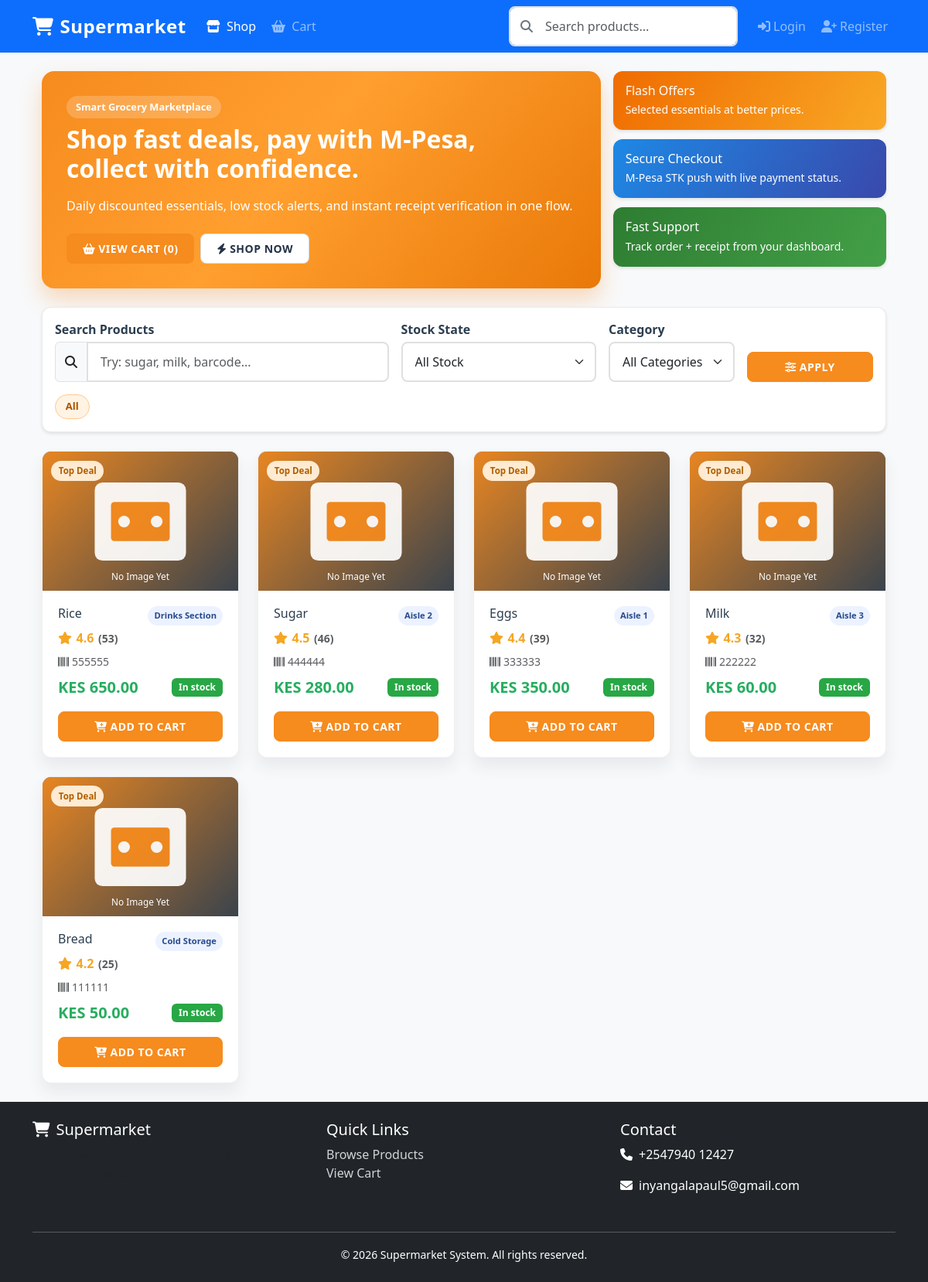
The page / on the database its author committed.
### product/models.py (models this page shows, shortened)
class Product(models.Model):
    name = models.CharField(max_length=255, db_index=True)
    description = models.TextField(blank=True, null=True)
    image = models.ImageField(upload_to="products/", blank=True, null=True)
    category = models.ForeignKey("product.Category", on_delete=models.SET_NULL, null=True, blank=True, related_name="products")
    barcode = models.CharField(max_length=100, unique=True, blank=True, null=True)
    price = models.DecimalField(max_digits=10, decimal_places=2, db_index=True)
    stock = models.PositiveIntegerField(default=0, db_index=True)
    shelf = models.ForeignKey(Shelf, on_delete=models.SET_NULL, null=True, blank=True, related_name="products")
    created_at = models.DateTimeField(auto_now_add=True, db_index=True)
    class Meta:
        indexes = [
            models.Index(fields=["created_at"]),
            models.Index(fields=["price"]),
            models.Index(fields=["stock"]),
            models.Index(fields=["category"]),
        ]

class Shelf(models.Model):
    name = models.CharField(max_length=100, unique=True)
    location = models.CharField(max_length=150, blank=True, null=True)  # e.g., "Aisle 2 - Left"
    description = models.TextField(blank=True, null=True)

### product/views.py (the view)
# urls.py: path("", views.product_list, name="product_list"),
def product_list(request):
    query = request.GET.get("q")
    stock_filter = request.GET.get("stock_filter")
    category = request.GET.get("category")
    products = Product.objects.select_related("shelf").all().order_by("-created_at")
    if query:
        products = products.filter(
            Q(name__icontains=query) |
            Q(barcode__icontains=query) |
            Q(description__icontains=query)
        )
    if category:
        products = products.filter(category_id=category)
    if stock_filter == "in_stock":
        products = products.filter(stock__gt=10)
    elif stock_filter == "low_stock":
        products = products.filter(stock__lte=10, stock__gt=0)
    elif stock_filter == "out_of_stock":
        products = products.filter(stock=0)
    paginator = Paginator(products, 12)
    page_number = request.GET.get("page")
    page_obj = paginator.get_page(page_number)
    for product in page_obj.object_list:
        product.display_rating = round(4.1 + ((product.id % 8) * 0.1), 1)
        product.review_count = 18 + ((product.id * 7) % 260)
        if product.stock <= 3:
            product.deal_tag = "Few Left"
        elif product.stock >= 20:
            product.deal_tag = "Top Deal"
        elif product.price <= 500:
            product.deal_tag = "Daily Deal"
        else:
            product.deal_tag = ""
        if not product.image:
            image_result = UnsplashImageService.get_image_for_product(
                product_name=product.name,
                category_name=(product.category.name if getattr(product, "category", None) else None),
            )
            product.dynamic_image_url = image_result.image_url
    categories = (
        Category.objects.filter(products__isnull=False, is_active=True)
        .distinct()
        .order_by("name")
    )
    return render(
        request,
        "product/product_list.html",
        {
            "products": page_obj,
            "categories": categories,
            "selected_category": category,
        },
    )

### product/context_processors.py (called while the page is built, shortened)
def cart_count(request):
    cart = request.session.get("cart", {})
    total_items = 0
    return {"cart_count": total_items}

### product/services/image_service.py (called while the page is built, shortened)
    @staticmethod
    def _fallback_url():
        return f"{getattr(settings, 'STATIC_URL', '/static/').rstrip('/')}/product/img/fallback-product.svg"

    @classmethod
    def get_image_for_product(cls, product_name, category_name=None, uploaded_url=None):
        if uploaded_url:
            return ImageResult(uploaded_url, "uploaded")
        access_key = getattr(settings, "UNSPLASH_ACCESS_KEY", "").strip()
        if not access_key:
            return ImageResult(cls._fallback_url(), "fallback")

### product/templates/product/product_list.html (shortened to what this page needs)
{% extends "base.html" %}
{% load static %}
{% block content %}
<div class="container marketplace-page">
    <section class="market-hero mb-4">
        <div class="row g-3 align-items-stretch">
            <div class="col-lg-8">
                <div class="market-hero-main h-100">
                    <p class="market-kicker mb-2">Smart Grocery Marketplace</p>
                    <h2 class="mb-3">Shop fast deals, pay with M-Pesa, collect with confidence.</h2>
                    <p class="mb-4">Daily discounted essentials, low stock alerts, and instant receipt verification in one flow.</p>
                    <div class="d-flex flex-wrap gap-2">
                        <a href="{% url 'product:cart' %}" class="btn btn-market-main">
                            <i class="fas fa-shopping-basket me-1"></i>View Cart ({{ cart_count|default:0 }})
                        </a>
                        <a href="#grid-start" class="btn btn-market-ghost">
                            <i class="fas fa-bolt me-1"></i>Shop Now
                        </a>
                    </div>
                </div>
            </div>
            <div class="col-lg-4">
                <div class="market-promo-stack h-100">
                    <div class="promo-card promo-orange">
                        <h6 class="mb-1">Flash Offers</h6>
                        <p class="mb-0 small">Selected essentials at better prices.</p>
                    </div>
                    <div class="promo-card promo-blue">
                        <h6 class="mb-1">Secure Checkout</h6>
                        <p class="mb-0 small">M-Pesa STK push with live payment status.</p>
                    </div>
                    <div class="promo-card promo-green">
                        <h6 class="mb-1">Fast Support</h6>
                        <p class="mb-0 small">Track order + receipt from your dashboard.</p>
                    </div>
                </div>
            </div>
        </div>
    </section>
    <div class="market-toolbar card mb-4">
        <div class="card-body">
            <form method="get" class="row g-3 align-items-end">
                <div class="col-lg-5">
                    <label class="form-label mb-1">Search Products</label>
                    <div class="input-group">
                        <span class="input-group-text"><i class="fas fa-search"></i></span>
                        <input type="text" name="q" class="form-control"
                               placeholder="Try: sugar, milk, barcode..."
                               value="{{ request.GET.q|default:'' }}">
                    </div>
                </div>
                <div class="col-lg-3">
                    <label class="form-label mb-1">Stock State</label>
                    <select name="stock_filter" class="form-select">
                        <option value="">All Stock</option>
                    </select>
                </div>
                <div class="col-lg-2">
                    <label class="form-label mb-1">Category</label>
                    <select name="category" class="form-select">
                        <option value="">All Categories</option>
                    </select>
                </div>
                <div class="col-lg-2">
                    <button type="submit" class="btn btn-market-main w-100">
                        <i class="fas fa-sliders-h me-1"></i>Apply
                    </button>
                </div>
            </form>
            <div class="market-chip-row mt-3">
                <a class="market-chip {% if not selected_category %}active{% endif %}" href="?q={{ request.GET.q|default:'' }}&stock_filter={{ request.GET.stock_filter|default:'' }}">All</a>
            </div>
        </div>
    </div>
    {% if products %}
    <div class="row row-cols-1 row-cols-sm-2 row-cols-lg-3 row-cols-xl-4 g-4" id="grid-start">
        {% for product in products %}
        <div class="col">
            {% include "product/components/product_card.html" with product=product %}
        </div>
        {% endfor %}
    </div>
    {% endif %}
</div>
{% endblock %}

### product/templates/product/components/product_card.html
<article class="product-card market-product-card h-100">
    <div class="product-image">
        {% if product.image %}
        <img src="{{ product.image.url }}" alt="{{ product.name }}" class="product-image-tag" loading="lazy">
        {% elif product.dynamic_image_url %}
        <img src="{{ product.dynamic_image_url }}" alt="{{ product.name }}" class="product-image-tag" loading="lazy">
        {% else %}
        <div class="product-image-fallback">
            <i class="fas fa-box-open"></i>
        </div>
        {% endif %}
        {% if product.deal_tag %}
        <span class="deal-pill">{{ product.deal_tag }}</span>
        {% endif %}
    </div>
    <div class="card-body d-flex flex-column">
        <div class="d-flex justify-content-between align-items-start mb-1">
            <h6 class="card-title mb-0">{{ product.name }}</h6>
            <span class="category-pill">
                {% if product.shelf %}
                    {{ product.shelf.name }}
                {% elif product.category %}
                    {{ product.category.name }}
                {% else %}
                    General
                {% endif %}
            </span>
        </div>
        <div class="rating-row mb-2">
            <i class="fas fa-star"></i>
            <span>{{ product.display_rating }}</span>
            <small class="text-muted">({{ product.review_count }})</small>
        </div>
        <p class="text-muted small mb-2">
            <i class="fas fa-barcode me-1"></i>{{ product.barcode|default:"N/A" }}
        </p>
        <div class="d-flex justify-content-between align-items-center mb-3">
            <span class="product-price">KES {{ product.price|floatformat:2 }}</span>
            {% if product.stock > 10 %}
                <span class="badge badge-in-stock">In stock</span>
            {% elif product.stock > 0 %}
                <span class="badge badge-low-stock">Only {{ product.stock }}</span>
            {% else %}
                <span class="badge badge-out-of-stock">Sold out</span>
            {% endif %}
        </div>
        <div class="mt-auto">
            {% if product.stock > 0 %}
            <button type="button"
                    class="btn btn-market-main w-100"
                    onclick="quickAddToCart({{ product.id }}, '{{ product.name|escapejs }}')">
                <i class="fas fa-cart-plus me-1"></i>Add to Cart
            </button>
            {% else %}
            <button class="btn btn-secondary w-100" disabled>
                <i class="fas fa-ban me-1"></i>Unavailable
            </button>
            {% endif %}
        </div>
    </div>
</article>

### product/static/product/css/styles.css (style rules this page uses)
:root { --primary-color: #2c3e50; --secondary-color: #27ae60; --accent-color: #e74c3c; --market-orange: #f68b1e; --market-orange-deep: #e77908; --light-bg: #f8f9fa; --dark-text: #2c3e50; --light-text: #6c757d; --success-color: #28a745; --warning-color: #ffc107; --danger-color: #dc3545; --info-color: #17a2b8; --shadow-sm: 0 2px 4px rgba(0,0,0,0.1); --shadow-md: 0 4px 8px rgba(0,0,0,0.15); --shadow-lg: 0 8px 16px rgba(0,0,0,0.2); --transition: all 0.3s ease; }
.btn-market-main { background: var(--market-orange); border-color: var(--market-orange); color: #fff; }
.btn-market-ghost { border: 1px solid rgba(44, 62, 80, 0.18); background: #fff; color: #243247; }
body { font-family: 'Segoe UI', Tahoma, Geneva, Verdana, sans-serif; background-color: var(--light-bg); color: var(--dark-text); }
.card { border: none; border-radius: 12px; box-shadow: var(--shadow-sm); transition: var(--transition); overflow: hidden; }
.product-card { background: white; border-radius: 12px; overflow: hidden; transition: var(--transition); box-shadow: var(--shadow-sm); }
.product-card .card-body { padding: 1.25rem; }
.marketplace-page .product-card { border: 1px solid rgba(44, 62, 80, 0.08); box-shadow: 0 12px 20px rgba(33, 47, 77, 0.08); }
.market-hero-main { background: linear-gradient(130deg, #f68b1e 0%, #ff9f2f 45%, #e97908 100%); border-radius: 16px; padding: 2rem; color: #fff; box-shadow: 0 14px 28px rgba(245, 130, 24, 0.28); }
.market-hero-main h2 { font-weight: 800; max-width: 540px; }
.market-kicker { display: inline-block; background: rgba(255, 255, 255, 0.2); color: #fff; border-radius: 999px; font-size: 0.8rem; font-weight: 700; padding: 0.3rem 0.75rem; }
.market-promo-stack { display: flex; flex-direction: column; gap: 0.75rem; }
.promo-card { border-radius: 12px; padding: 1rem; color: #fff; box-shadow: var(--shadow-sm); }
.promo-orange { background: linear-gradient(120deg, #ef6c00, #f9a825); }
.promo-blue { background: linear-gradient(120deg, #1e88e5, #3949ab); }
.promo-green { background: linear-gradient(120deg, #2e7d32, #43a047); }
.market-toolbar { border: 1px solid rgba(44, 62, 80, 0.1); }
.market-chip-row { display: flex; flex-wrap: wrap; gap: 0.5rem; }
.market-chip { text-decoration: none; color: #243247; border: 1px solid rgba(36, 50, 71, 0.2); border-radius: 999px; padding: 0.35rem 0.8rem; font-size: 0.82rem; font-weight: 600; transition: var(--transition); }
.market-chip.active { background: #fff3e4; color: #a85400; border-color: #ffc98f; }
.market-product-card .product-image { position: relative; }
.deal-pill { position: absolute; top: 0.7rem; left: 0.7rem; background: #ffebd2; color: #b05f00; border-radius: 999px; font-size: 0.72rem; font-weight: 700; padding: 0.3rem 0.6rem; }
.category-pill { font-size: 0.7rem; background: #ecf2ff; color: #274a8c; border-radius: 999px; padding: 0.25rem 0.5rem; font-weight: 700; }
.rating-row { display: flex; align-items: center; gap: 0.35rem; color: #f6a623; font-weight: 700; }
.product-image { height: 180px; object-fit: cover; background: linear-gradient(135deg, #667eea 0%, #764ba2 100%); display: flex; align-items: center; justify-content: center; color: white; font-size: 3rem; }
.product-image-tag { width: 100%; height: 100%; object-fit: cover; }
.product-price { font-size: 1.25rem; font-weight: 700; color: var(--secondary-color); }
.btn { border-radius: 8px; font-weight: 600; padding: 0.5rem 1.25rem; transition: var(--transition); text-transform: uppercase; letter-spacing: 0.5px; font-size: 0.875rem; }
.badge { font-weight: 600; padding: 0.5em 0.75em; border-radius: 6px; }
.badge-in-stock { background-color: var(--success-color); color: white; }
.form-control, .form-select { border-radius: 8px; border: 2px solid #e0e0e0; padding: 0.75rem 1rem; transition: var(--transition); }
.form-label { font-weight: 600; color: var(--dark-text); margin-bottom: 0.5rem; }

### rows shown on the page
Product: deal_tag "Top Deal", name "Rice", shelf.name "Drinks Section", display_rating "4.6", review_count "53", barcode "555555", price "650.00", stock "In stock"
Product: deal_tag "Top Deal", name "Sugar", shelf.name "Aisle 2", display_rating "4.5", review_count "46", barcode "444444", price "280.00", stock "In stock"
Product: deal_tag "Top Deal", name "Eggs", shelf.name "Aisle 1", display_rating "4.4", review_count "39", barcode "333333", price "350.00", stock "In stock"
Product: deal_tag "Top Deal", name "Milk", shelf.name "Aisle 3", display_rating "4.3", review_count "32", barcode "222222", price "60.00", stock "In stock"
Product: deal_tag "Top Deal", name "Bread", shelf.name "Cold Storage", display_rating "4.2", review_count "25", barcode "111111", price "50.00", stock "In stock"

### other values the page prints
{{ cart_count|default:0 }} "0"
